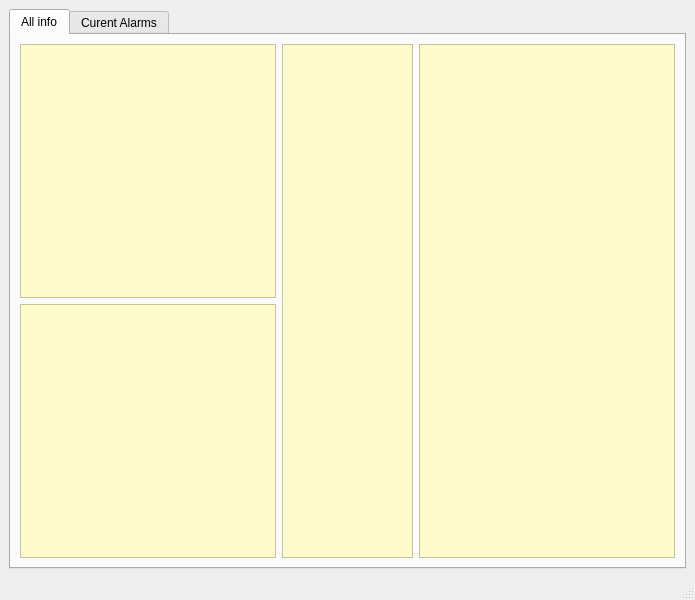
<?xml version="1.0" encoding="UTF-8"?>
<ui version="4.0">
 <class>MainWindow</class>
 <widget class="QMainWindow" name="MainWindow">
  <property name="geometry">
   <rect>
    <x>0</x>
    <y>0</y>
    <width>695</width>
    <height>600</height>
   </rect>
  </property>
  <property name="windowTitle">
   <string>MainWindow</string>
  </property>
  <widget class="QWidget" name="centralwidget">
   <layout class="QVBoxLayout" name="verticalLayout">
    <item>
     <layout class="QVBoxLayout" name="verticalLayout_4">
      <item>
       <widget class="QTabWidget" name="tabWidget">
        <property name="currentIndex">
         <number>0</number>
        </property>
        <widget class="QWidget" name="tab">
         <attribute name="title">
          <string>All info</string>
         </attribute>
         <layout class="QHBoxLayout" name="horizontalLayout_4">
          <item>
           <layout class="QHBoxLayout" name="horizontalLayout" stretch="0,1,0">
            <item>
             <layout class="QVBoxLayout" name="verticalLayout_2">
              <property name="spacing">
               <number>6</number>
              </property>
              <item>
               <widget class="QTextBrowser" name="textBrowser_4">
                <property name="styleSheet">
                 <string notr="true">background-color: rgb(255, 251, 205);</string>
                </property>
               </widget>
              </item>
              <item>
               <widget class="QTextBrowser" name="textBrowser_2">
                <property name="styleSheet">
                 <string notr="true">background-color: rgb(255, 251, 205);</string>
                </property>
               </widget>
              </item>
             </layout>
            </item>
            <item>
             <layout class="QHBoxLayout" name="horizontalLayout_2">
              <property name="spacing">
               <number>0</number>
              </property>
              <item>
               <widget class="QTextBrowser" name="textBrowser">
                <property name="sizeIncrement">
                 <size>
                  <width>0</width>
                  <height>0</height>
                 </size>
                </property>
                <property name="styleSheet">
                 <string notr="true">background-color: rgb(255, 251, 205);</string>
                </property>
                <property name="html">
                 <string>&lt;!DOCTYPE HTML PUBLIC &quot;-//W3C//DTD HTML 4.0//EN&quot; &quot;http://www.w3.org/TR/REC-html40/strict.dtd&quot;&gt;
&lt;html&gt;&lt;head&gt;&lt;meta name=&quot;qrichtext&quot; content=&quot;1&quot; /&gt;&lt;style type=&quot;text/css&quot;&gt;
p, li { white-space: pre-wrap; }
&lt;/style&gt;&lt;/head&gt;&lt;body style=&quot; font-family:'MS Shell Dlg 2'; font-size:8.25pt; font-weight:400; font-style:normal;&quot;&gt;
&lt;p style=&quot;-qt-paragraph-type:empty; margin-top:0px; margin-bottom:0px; margin-left:0px; margin-right:0px; -qt-block-indent:0; text-indent:0px;&quot;&gt;&lt;br /&gt;&lt;/p&gt;&lt;/body&gt;&lt;/html&gt;</string>
                </property>
               </widget>
              </item>
             </layout>
            </item>
            <item>
             <layout class="QHBoxLayout" name="horizontalLayout_3">
              <item>
               <widget class="QTextBrowser" name="textBrowser_3">
                <property name="styleSheet">
                 <string notr="true">background-color: rgb(255, 251, 205);</string>
                </property>
               </widget>
              </item>
             </layout>
            </item>
           </layout>
          </item>
         </layout>
        </widget>
        <widget class="QWidget" name="tab_2">
         <attribute name="title">
          <string>Curent Alarms</string>
         </attribute>
         <layout class="QHBoxLayout" name="horizontalLayout_5">
          <item>
           <layout class="QHBoxLayout" name="horizontalLayout_6">
            <item>
             <widget class="QTextBrowser" name="textBrowser_6">
              <property name="styleSheet">
               <string notr="true">background-color: rgb(255, 251, 205);</string>
              </property>
             </widget>
            </item>
            <item>
             <widget class="QTextBrowser" name="textBrowser_5">
              <property name="styleSheet">
               <string notr="true">background-color: rgb(255, 251, 205);</string>
              </property>
             </widget>
            </item>
           </layout>
          </item>
         </layout>
        </widget>
       </widget>
      </item>
     </layout>
    </item>
   </layout>
  </widget>
  <widget class="QMenuBar" name="menubar">
   <property name="geometry">
    <rect>
     <x>0</x>
     <y>0</y>
     <width>695</width>
     <height>21</height>
    </rect>
   </property>
  </widget>
  <widget class="QStatusBar" name="statusbar">
   <property name="font">
    <font>
     <weight>75</weight>
     <bold>true</bold>
    </font>
   </property>
   <property name="inputMethodHints">
    <set>Qt::ImhTime</set>
   </property>
  </widget>
 </widget>
 <resources/>
 <connections/>
</ui>
